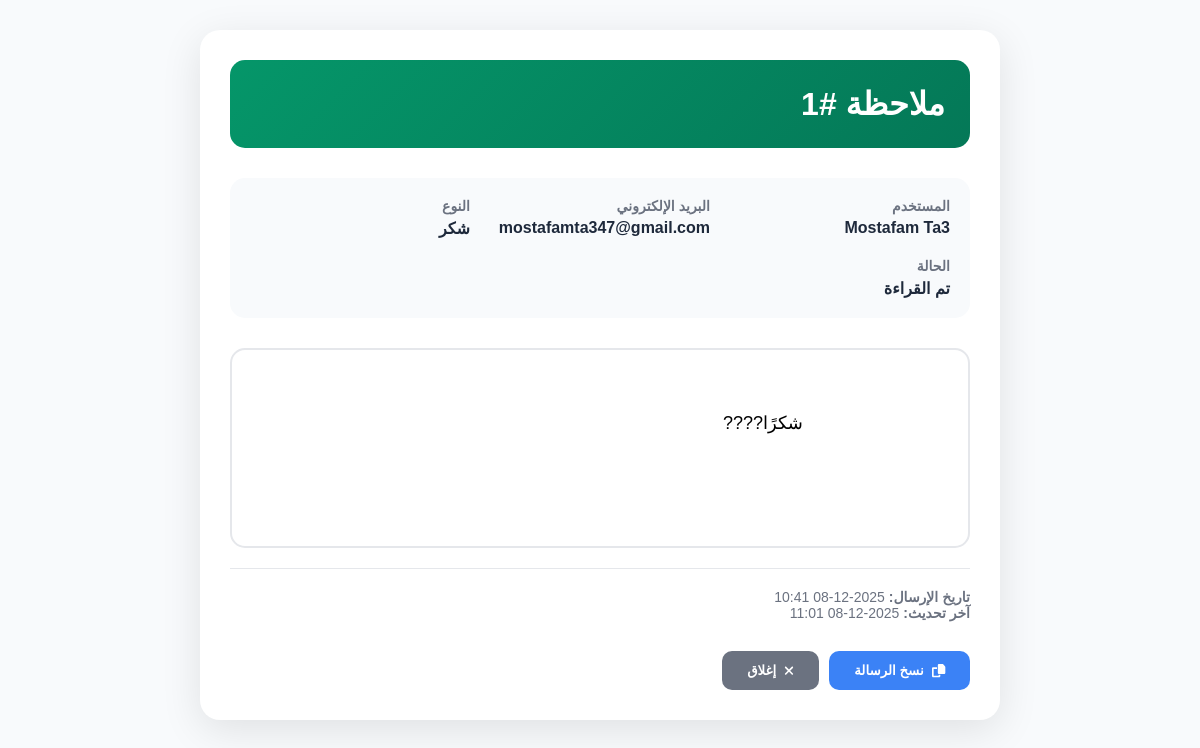
/admin/simple_feedback.php?id=1, run on the app's committed database.
### tables this page shows
CREATE TABLE `feedbacks` (
  `id` int(11) NOT NULL,
  `user_id` int(11) NOT NULL,
  `user_name` varchar(255) DEFAULT NULL,
  `user_email` varchar(255) DEFAULT NULL,
  `feedback_type` enum('suggestion','complaint','bug','thanks') NOT NULL,
  `message` text DEFAULT NULL,
  `status` enum('new','read','in_progress','resolved') DEFAULT 'new',
  `created_at` timestamp NOT NULL DEFAULT current_timestamp(),
  `updated_at` timestamp NOT NULL DEFAULT current_timestamp() ON UPDATE current_timestamp()
);

CREATE TABLE `users` (
  `id` int(11) NOT NULL,
  `google_id` varchar(255) NOT NULL,
  `password_hash` varchar(255) DEFAULT NULL,
  `email` varchar(255) NOT NULL,
  `name` varchar(255) DEFAULT NULL,
  `profile_picture` varchar(500) DEFAULT NULL,
  `created_at` timestamp NOT NULL DEFAULT current_timestamp(),
  `current_prayer_streak` int(11) DEFAULT 0,
  `max_prayer_streak` int(11) DEFAULT 0,
  `last_prayer_date` date DEFAULT NULL,
  `Pro` tinyint(1) NOT NULL DEFAULT 0,
  `device_type` varchar(50) DEFAULT NULL,
  `last_device_login` varchar(50) DEFAULT NULL,
  `user_agent` text DEFAULT NULL,
  `last_login` timestamp NULL DEFAULT NULL,
  `disable_device_tracking` tinyint(1) DEFAULT 0
);

### admin/simple_feedback.php (the view, shortened to what this page needs)
<?php
require_once '../includes/config.php';
$feedback_id = intval($_GET['id']);
try {
    $stmt = $pdo->prepare("
        SELECT f.*, u.email as user_email, u.name as user_name
        FROM feedbacks f
        LEFT JOIN users u ON f.user_id = u.id
        WHERE f.id = ?
    ");
    $stmt->execute([$feedback_id]);
    $feedback = $stmt->fetch(PDO::FETCH_ASSOC);
} catch (PDOException $e) {
    die('خطأ في قاعدة البيانات: ' . $e->getMessage());
}
$type_names = [
    'suggestion' => 'اقتراح',
    'complaint' => 'شكوى',
    'bug' => 'خطأ',
    'thanks' => 'شكر'
];
$status_names = [
    'new' => 'جديد',
    'read' => 'تم القراءة',
    'in_progress' => 'قيد المعالجة',
    'resolved' => 'تم الحل'
];
?>
<!DOCTYPE html>
<html lang="ar" dir="rtl">
<head>
</head>
<body>
    <div class="container">
        <div class="header">
            <h1>ملاحظة #<?php echo $feedback['id']; ?></h1>
        </div>
        <div class="info-grid">
            <div class="info-item">
                <span class="info-label">المستخدم</span>
                <span class="info-value"><?php echo htmlspecialchars($feedback['user_name']); ?></span>
            </div>
            <div class="info-item">
                <span class="info-label">البريد الإلكتروني</span>
                <span class="info-value"><?php echo htmlspecialchars($feedback['user_email']); ?></span>
            </div>
            <div class="info-item">
                <span class="info-label">النوع</span>
                <span class="info-value"><?php echo $type_names[$feedback['feedback_type']]; ?></span>
            </div>
            <div class="info-item">
                <span class="info-label">الحالة</span>
                <span class="info-value"><?php echo $status_names[$feedback['status']]; ?></span>
            </div>
        </div>
        <div class="message-box">
            <?php if (!empty($feedback['message'])): ?>
                <?php echo nl2br(htmlspecialchars($feedback['message'])); ?>
            <?php else: ?>
                <div style="text-align: center; color: #9ca3af; font-style: italic;">لا توجد رسالة مكتوبة</div>
            <?php endif; ?>
        </div>
        <div class="timestamp">
            <strong>تاريخ الإرسال:</strong> <?php echo date('Y-m-d H:i', strtotime($feedback['created_at'])); ?>
            <?php if ($feedback['created_at'] != $feedback['updated_at']): ?>
                <br><strong>آخر تحديث:</strong> <?php echo date('Y-m-d H:i', strtotime($feedback['updated_at'])); ?>
            <?php endif; ?>
        </div>
        <div class="actions">
            <button class="btn btn-copy" onclick="copyMessage()">
                <i class="fas fa-copy"></i> نسخ الرسالة
            </button>
            <button class="btn btn-close" onclick="window.close()">
                <i class="fas fa-times"></i> إغلاق
            </button>
        </div>
    </div>
</body>
</html>

### admin/simple_feedback.php (style rules this page uses)
* { margin: 0; padding: 0; box-sizing: border-box; }
body { font-family: 'Tajawal', sans-serif; background: #f8fafc; padding: 30px; }
.container { max-width: 800px; margin: 0 auto; background: white; border-radius: 20px; padding: 30px; box-shadow: 0 10px 40px rgba(0,0,0,0.1); }
.header { background: linear-gradient(135deg, #059669, #047857); color: white; padding: 25px; border-radius: 15px; margin-bottom: 30px; }
.info-grid { display: grid; grid-template-columns: repeat(auto-fit, minmax(200px, 1fr)); gap: 20px; margin-bottom: 30px; padding: 20px; background: #f8fafc; border-radius: 15px; }
.info-item { display: flex; flex-direction: column; gap: 5px; }
.info-label { font-size: 14px; color: #6b7280; font-weight: 600; }
.info-value { font-size: 16px; font-weight: 600; color: #1e293b; }
.message-box { background: white; padding: 25px; border-radius: 15px; border: 2px solid #e5e7eb; font-size: 18px; line-height: 1.8; margin-bottom: 20px; white-space: pre-wrap; min-height: 200px; }
.actions { display: flex; gap: 10px; margin-top: 30px; }
.btn { padding: 12px 25px; border: none; border-radius: 10px; cursor: pointer; font-weight: 600; text-decoration: none; display: inline-flex; align-items: center; gap: 8px; }
.btn-copy { background: #3b82f6; color: white; }
.btn-close { background: #6b7280; color: white; }
.timestamp { color: #6b7280; font-size: 14px; margin-top: 20px; padding-top: 20px; border-top: 1px solid #e5e7eb; }

### data on the page
feedbacks: id "1", user.name "Mostafam Ta3", user.email "mostafamta347@gmail.com", feedback_type "شكر", status "تم القراءة", message "شكرًا????", created_at "2025-12-08 10:41", updated_at "2025-12-08 11:01"
